Frame 1 (no input): blank canvas, image omitted
Frame 60 (no input): blank canvas, image omitted
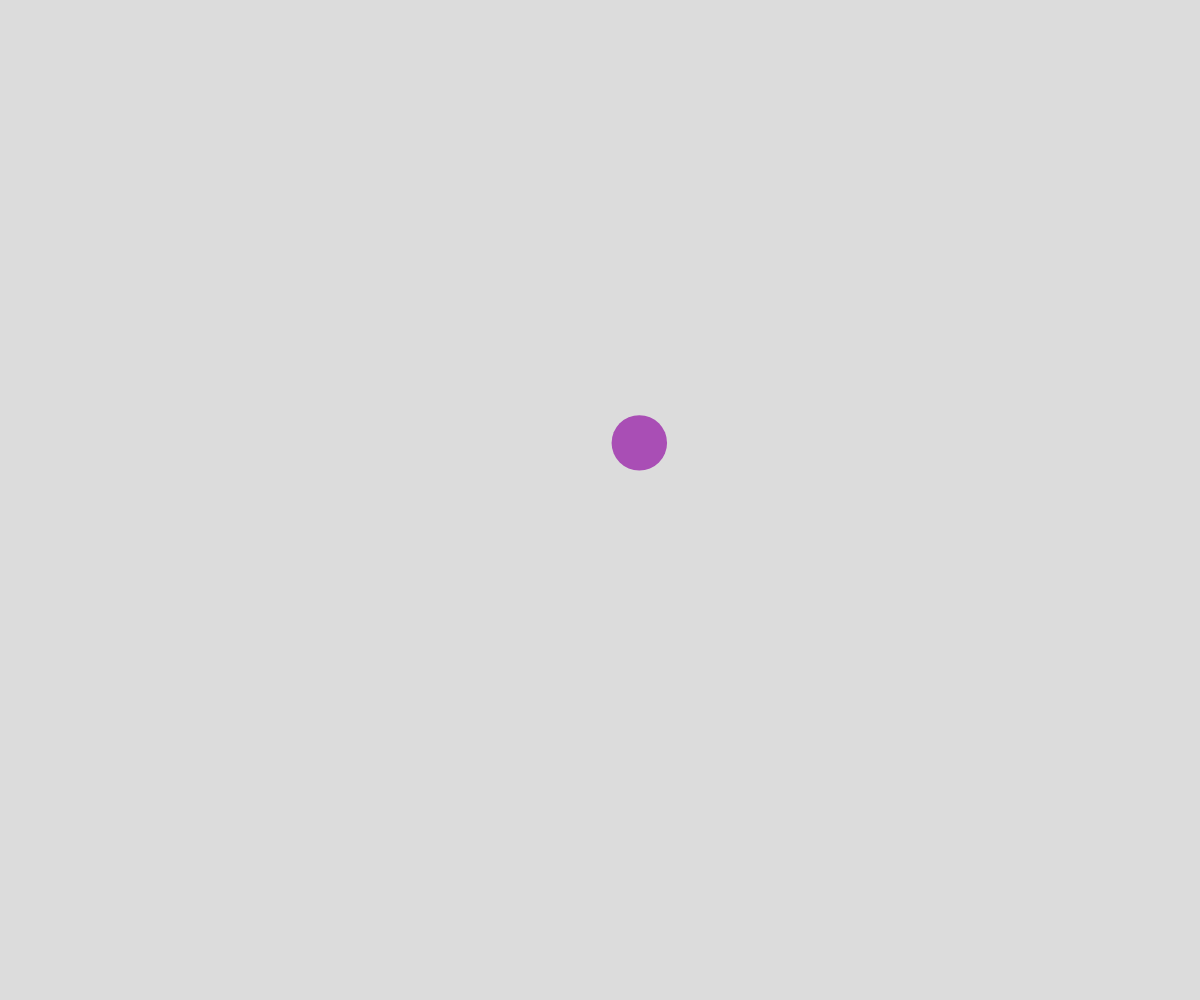
Frame 120 (the mouse pressed at the canvas centre since frame 60)

The p5.js sketch whose frames 1 and 60 were blank and that drew this single picture after the mouse press (run headless with seeded random() and noise() and a simulated clock; from frame 60 on, the mouse is pressed at the canvas centre):

// p5.js sketch
// ── sketch.js
// Connected Nodes OOP Demo
// Your Name
// Date
//
// Extra for Experts:
// - describe what you did to take this project "above and beyond"

let points = [];

function setup() {
  createCanvas(windowWidth, windowHeight);
}

function draw() {
  background(220);

  for (let somePoint of points){
    somePoint.display();
    somePoint.update();
  }
}

function mousePressed(){
  let somePoint = new MovingPoint();
  somePoint.x = mouseX;
  somePoint.y = mouseY;
  points.push(somePoint);
}

class MovingPoint {
  constructor(){
    this.radius = 15;
    this.speed = 5;
    this.reach = 109;
    this.maxRadius = 50;
    this.minRadius = 15;
    this.x = 0;
    this.y = 0;
    this.dx = 0;
    this.dy = 0;
    this.xTime = random(1000);
    this.yTime = random(1000);
    this.deltaTime = 0.01;
    this.color= color(random(225),random(225),random(225));
  }

  display() {
    noStroke();
    fill(this.color);
    circle(this.x,this.y,this.radius*2);
  }

  move(){
    let dx = noise(this.xTime);
    let dy = noise(this.yTime);
    this.dx = map(dx, 0, 1, -this.speed, this.speed);
    this.dy = map(dy, 0, 1, -this.speed, this.speed);
    this.xTime += this.deltaTime;
    this.yTime += this.deltaTime;
    this.x += this.dx;
    this.y += this.dy;
  }

  wrapAroundScreen() {
    if (this.x > width){
      this.x -= width;
    }
    if (this.x < 0){
      this.x += width;
    }
    if (this.y > height){
      this.y -= height;
    }
    if (this.y < 0){
      this.y += width;
    }
  }
  update(){
    this.move();
    this.wrapAroundScreen();
    this.adjustSizeWithMouse();
    this.connectTo(points);
  }

  adjustSizeWithMouse() {
    let mouseDistance = dist(this.x, this.y, mouseX, mouseY);
    if (mouseDistance < 100){
      let theSize = map(mouseDistance, 0, this.reach, this.maxRadius, this.minRadius);
      this.radius = theSize;
    }
    else{
      this.radius = 15;
    }
  }

  connectTo(pointsArray){
    for (let otherPoint of pointsArray){
      if (this !== otherPoint){
        let pointDistance = dist(this.x,this.y,otherPoint.x,otherPoint.y);
        if (pointDistance < this.reach){
          stroke(50);
          line(this.x, this.y, otherPoint.x, otherPoint.y);
        }
        
      }
    }
  }
}
